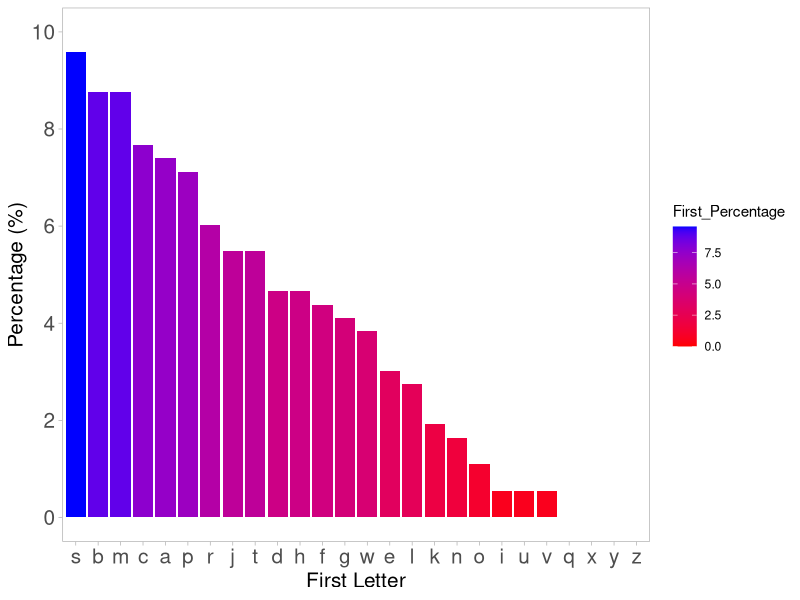
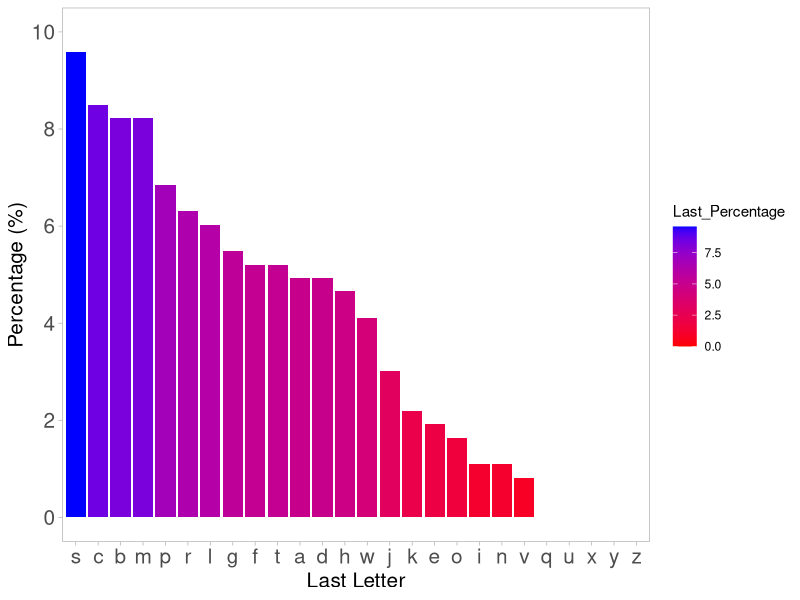

Recreate these plots in R, in order.
## ---- chunk 1
knitr::opts_chunk$set(echo = TRUE, warning = FALSE, message = FALSE)
## ---- chunk 2
library(ggplot2)
## ---- chunk 3
d <- read.csv('initials.csv', stringsAsFactors = TRUE)
## ---- chunk 4
# Create new dataframe of just the alphabet
d.l = data.frame('Letter' = as.factor(letters))
# Create new dataframe of the proportion distribution of the first initial and last initial
l1.prop <- data.frame(prop.table(table(d$first)))
l2.prop <- data.frame(prop.table(table(d$last)))
# Rename the columns
names(l1.prop) <- c('Letter', 'First_Proportion')
names(l2.prop) <- c('Letter', 'Last_Proportion')
# Add the first-letter proportions onto the dataframe of Letters
d.l <- merge(d.l, l1.prop, by = c('Letter'), all.x = TRUE)
# Add the last-letter proportions onto the dataframe of Letters
d.l <- merge(d.l, l2.prop, by = c('Letter'), all.x = TRUE)
# For letters that have never been played, place a '0' as the proportion
d.l$First_Proportion <- ifelse(is.na(d.l$First_Proportion) == TRUE, 0, d.l$First_Proportion)
d.l$Last_Proportion  <- ifelse(is.na(d.l$Last_Proportion) == TRUE, 0, d.l$Last_Proportion)
# For ease, add a Percentage variable for each letter
d.l$First_Percentage <- d.l$First_Proportion*100
d.l$Last_Percentage  <- d.l$Last_Proportion*100
## ---- chunk 5
  ggplot(data = d.l, aes(y = First_Percentage, x = reorder(Letter, -First_Percentage))) +
    geom_bar(stat = 'identity', aes(fill = First_Percentage)) +
    scale_fill_gradient(low = 'red', high = 'blue') +
    xlab('First Letter') +
    ylab('Percentage (%)') +
    scale_y_continuous(breaks = seq(0,10,2), limits = c(0,10)) +
    theme_light() +
    theme(axis.title.x = element_text(size = 15),
          axis.text.x = element_text(size = 15),
          axis.title.y = element_text(size = 15),
          axis.text.y = element_text(size = 15),
          panel.grid.major = element_blank(), panel.grid.minor = element_blank())
## ---- chunk 6
  ggplot(data = d.l, aes(y = Last_Percentage, x = reorder(Letter, -Last_Percentage))) +
    geom_bar(stat = 'identity', aes(fill = Last_Percentage)) +
    scale_fill_gradient(low = 'red', high = 'blue') +
    xlab('Last Letter') +
    ylab('Percentage (%)') +
    scale_y_continuous(breaks = seq(0,10,2), limits = c(0,10)) +
    theme_light() +
    theme(axis.title.x = element_text(size = 15),
          axis.text.x = element_text(size = 15),
          axis.title.y = element_text(size = 15),
          axis.text.y = element_text(size = 15),
          panel.grid.major = element_blank(), panel.grid.minor = element_blank())
